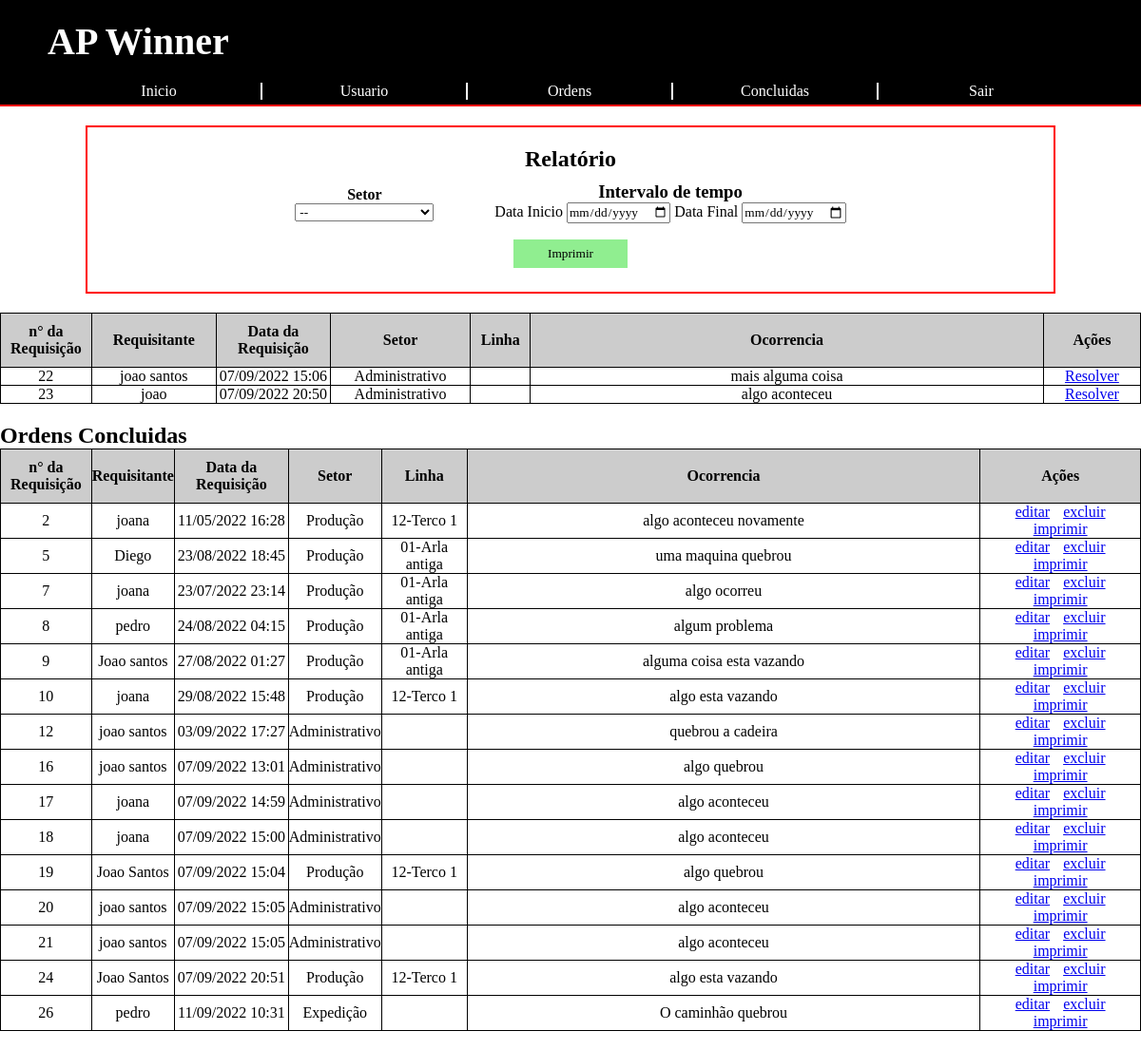
Before: /ordens.php (signed in) with the older database file.
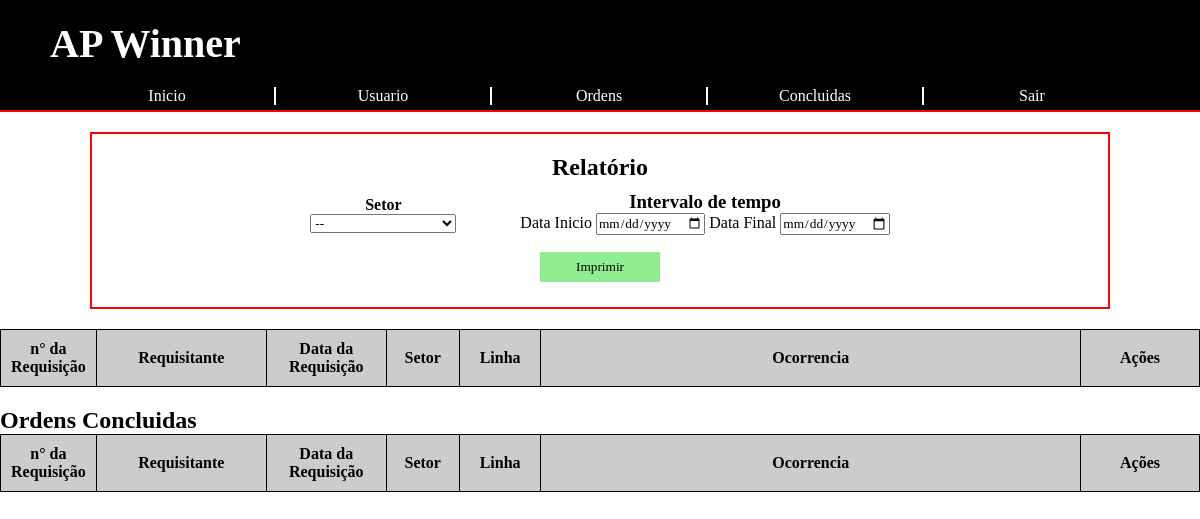
After: the same page with the newer database file.
### tables this page shows
CREATE TABLE `ordemservico` (
  `id` int(11) NOT NULL,
  `nomeRequisitante` varchar(80) NOT NULL,
  `setor` varchar(20) NOT NULL,
  `linhaProducao` varchar(40) DEFAULT NULL,
  `dataRequisicao` datetime NOT NULL,
  `tipoManutencao` varchar(20) NOT NULL,
  `nomeManutencao` varchar(50) NOT NULL,
  `dataInicio` datetime NOT NULL,
  `dataTermino` datetime NOT NULL,
  `parteProblema` varchar(50) NOT NULL,
  `motivoProblema` text NOT NULL,
  `descricaoRequisicao` text NOT NULL,
  `solucao` text NOT NULL,
  `tempo_parada` time NOT NULL,
  `nomeTerceiros` varchar(30) DEFAULT NULL,
  `concluido` int(1) NOT NULL DEFAULT 0
);

### php/consulta.php (the view, shortened to what this page needs)
<?php
function n_concluidos(){
    include 'config.php';
    $sql = "SELECT * FROM ordemservico WHERE concluido = '0' ";
    $dados = mysqli_query($conn,$sql);
    while($row = mysqli_fetch_array($dados)){
?>
    <tr>
        <td><?php echo $row['id'] ?></td>
        <td><?php echo $row['nomeRequisitante'] ?></td>
        <td><?php echo date('d/m/Y H:i', strtotime($row['dataRequisicao']))?></td>
        <td><?php echo $row['setor'] ?></td>
        <td><?php echo $row['linhaProducao'] ?></td>
        <td><?php echo $row['descricaoRequisicao'] ?></td>
        <td><a href="requisicao.php?id=<?php echo $row['id'] ?>" <?php mostra_botao(1) ?>>Resolver</a></td>
    </tr>
<?php
    }
}
function concluidos(){
    require 'config.php';
    $sql = "SELECT * FROM ordemservico WHERE concluido = '1' LIMIT 20";
    $dados = mysqli_query($conn,$sql);
    while($row = mysqli_fetch_array($dados)){
?>
    <tr>
        <td><?php echo $row['id'] ?></td>
        <td><?php echo $row['nomeRequisitante'] ?></td>
        <td><?php echo date('d/m/Y H:i', strtotime($row['dataRequisicao']))?></td>
        <td><?php echo $row['setor'] ?></td>
        <td><?php echo $row['linhaProducao'] ?></td>
        <td><?php echo $row['descricaoRequisicao'] ?></td>
        <td><a href="editar.php?id=<?php echo $row['id'] ?>" <?php mostra_botao(1) ?>>editar</a>
        <a href="php/excluir.php?id=<?php echo $row['id']?>" <?php mostra_botao(2) ?>>excluir</a>
        <a href="imprimirReq.php?id=<?php echo $row['id']?>">imprimir</a></td>
    </tr>
<?php
    }
}
?>

Changed rows visible on the page:
removed ordemservico: id "22", nomeRequisitante "joao santos", dataRequisicao "07/09/2022 15:06", setor "Administrativo", descricaoRequisicao "mais alguma coisa", shown under "Intervalo de tempo"
removed ordemservico: id "23", nomeRequisitante "joao", dataRequisicao "07/09/2022 20:50", setor "Administrativo", descricaoRequisicao "algo aconteceu", shown under "Intervalo de tempo"
removed ordemservico: id "2", nomeRequisitante "joana", dataRequisicao "11/05/2022 16:28", setor "Produção", linhaProducao "12-Terco 1", descricaoRequisicao "algo aconteceu novamente", shown under "Ordens Concluidas"
removed ordemservico: id "5", nomeRequisitante "Diego", dataRequisicao "23/08/2022 18:45", setor "Produção", linhaProducao "01-Arla antiga", descricaoRequisicao "uma maquina quebrou", shown under "Ordens Concluidas"
removed ordemservico: id "7", nomeRequisitante "joana", dataRequisicao "23/07/2022 23:14", setor "Produção", linhaProducao "01-Arla antiga", descricaoRequisicao "algo ocorreu", shown under "Ordens Concluidas"
removed ordemservico: id "8", nomeRequisitante "pedro", dataRequisicao "24/08/2022 04:15", setor "Produção", linhaProducao "01-Arla antiga", descricaoRequisicao "algum problema", shown under "Ordens Concluidas"
removed ordemservico: id "9", nomeRequisitante "Joao santos", dataRequisicao "27/08/2022 01:27", setor "Produção", linhaProducao "01-Arla antiga", descricaoRequisicao "alguma coisa esta vazando", shown under "Ordens Concluidas"
removed ordemservico: id "10", nomeRequisitante "joana", dataRequisicao "29/08/2022 15:48", setor "Produção", linhaProducao "12-Terco 1", descricaoRequisicao "algo esta vazando", shown under "Ordens Concluidas"
removed ordemservico: id "12", nomeRequisitante "joao santos", dataRequisicao "03/09/2022 17:27", setor "Administrativo", descricaoRequisicao "quebrou a cadeira", shown under "Ordens Concluidas"
removed ordemservico: id "16", nomeRequisitante "joao santos", dataRequisicao "07/09/2022 13:01", setor "Administrativo", descricaoRequisicao "algo quebrou", shown under "Ordens Concluidas"
removed ordemservico: id "17", nomeRequisitante "joana", dataRequisicao "07/09/2022 14:59", setor "Administrativo", descricaoRequisicao "algo aconteceu", shown under "Ordens Concluidas"
removed ordemservico: id "18", nomeRequisitante "joana", dataRequisicao "07/09/2022 15:00", setor "Administrativo", descricaoRequisicao "algo aconteceu", shown under "Ordens Concluidas"
removed ordemservico: id "19", nomeRequisitante "Joao Santos", dataRequisicao "07/09/2022 15:04", setor "Produção", linhaProducao "12-Terco 1", descricaoRequisicao "algo quebrou", shown under "Ordens Concluidas"
removed ordemservico: id "20", nomeRequisitante "joao santos", dataRequisicao "07/09/2022 15:05", setor "Administrativo", descricaoRequisicao "algo aconteceu", shown under "Ordens Concluidas"
removed ordemservico: id "21", nomeRequisitante "joao santos", dataRequisicao "07/09/2022 15:05", setor "Administrativo", descricaoRequisicao "algo aconteceu", shown under "Ordens Concluidas"
removed ordemservico: id "24", nomeRequisitante "Joao Santos", dataRequisicao "07/09/2022 20:51", setor "Produção", linhaProducao "12-Terco 1", descricaoRequisicao "algo esta vazando", shown under "Ordens Concluidas"
removed ordemservico: id "26", nomeRequisitante "pedro", dataRequisicao "11/09/2022 10:31", setor "Expedição", descricaoRequisicao "O caminhão quebrou", shown under "Ordens Concluidas"
